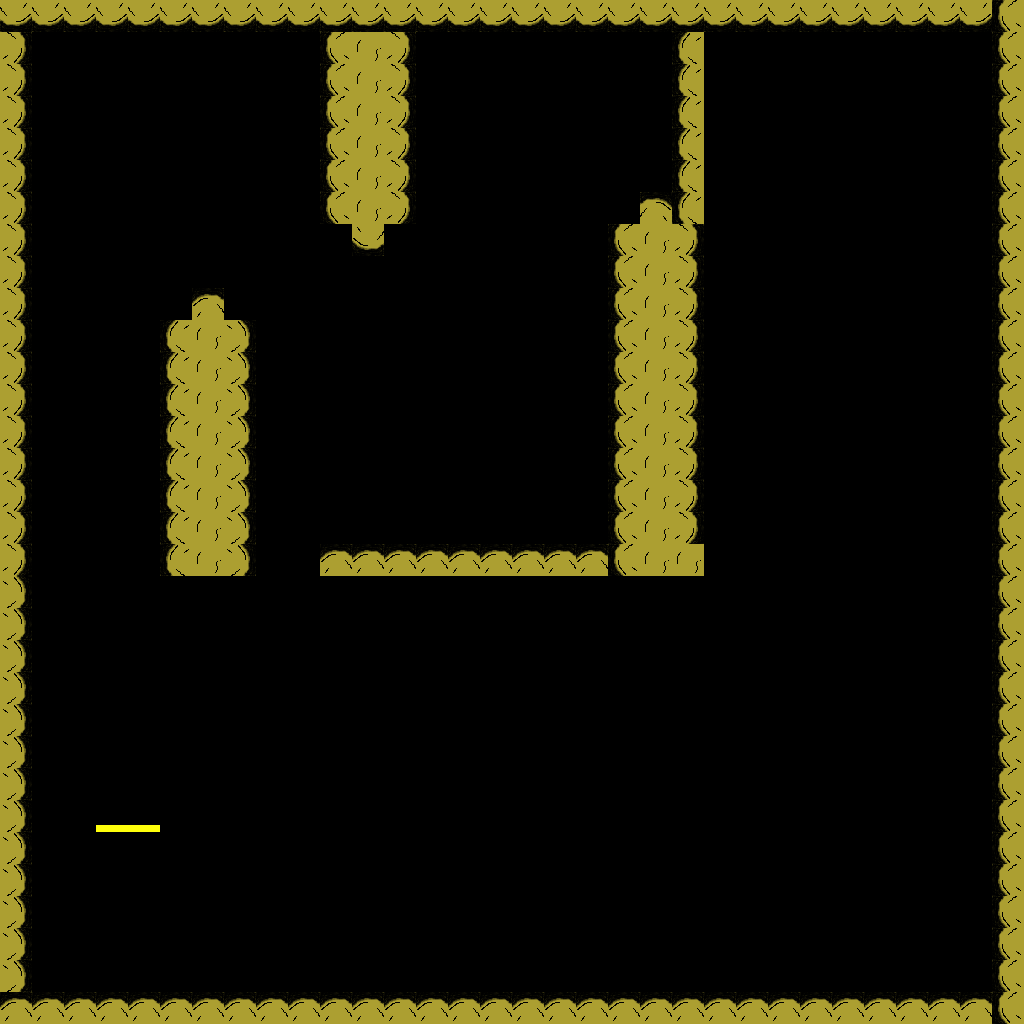

This game map was drawn from its Tiled (.tmx) file and the tilesets committed beside it. A one-line description and the trimmed map source follow:
An orthogonal 32x32 tile map with 32x32 px tiles, 1 tile layer (foreground), 4 tilesets and 13 objects (start).

<map version="1.0" orientation="orthogonal" width="32" height="32" tilewidth="32" tileheight="32">
 <tileset firstgid="1" name="top" tilewidth="32" tileheight="32">
  <image source="../tileset/top.png" width="32" height="32" />
 </tileset>
 <tileset firstgid="2" name="topright" tilewidth="32" tileheight="32">
  <image source="../tileset/topright.png" width="32" height="32" />
 </tileset>
 <tileset firstgid="3" name="wall" tilewidth="32" tileheight="32">
  <image source="../tileset/wall.png" width="32" height="32" />
 </tileset>
 <tileset firstgid="4" name="landing" tilewidth="32" tileheight="32">
  <image source="../tileset/landing.png" width="64" height="32" />
 </tileset>
 <layer name="foreground" width="32" height="32">
  <data>[1024 cells, 219 non-empty, 4 distinct tile ids]</data>
 </layer>
 <objectgroup color="#aa0000" name="collision" width="32" height="32">
  <object x="3" y="4" width="14" height="568" />
  <object x="176" y="300" width="61" height="276" />
  <object x="337" y="3" width="60" height="231" />
  <object x="333" y="557" width="364" height="16" />
  <object x="628" y="208" width="63" height="334" />
  <object x="687" y="5" width="18" height="207" />
  <object x="20" y="7" width="933" height="11" />
  <object x="963" y="4" width="53" height="19" />
  <object x="1009" y="29" width="13" height="981" />
  <object x="5" y="580" width="19" height="440" />
  <object x="40" y="1003" width="904" height="12" />
  <object x="960" y="1004" width="39" height="11" />
 </objectgroup>
 <objectgroup color="#5555ff" name="spawn-points" width="32" height="32">
  <properties>
   <property name="start" value="" />
  </properties>
  <object name="start" x="96" y="823" width="64" height="11" />
 </objectgroup>
</map>